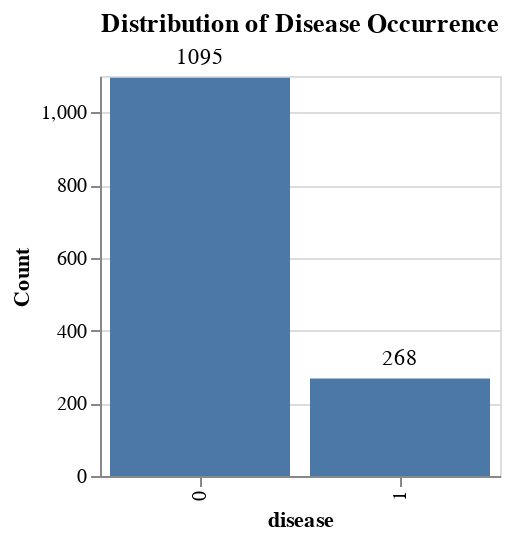

This figure's notebook cell:
### Markdown cell above
__'FRW' has 7 null values, 'CIG' has 1 null value, indicating missing data in these columns. The presence of null values in 'FRW' and 'CIG' suggests the need for handling missing data, either by filling in these gaps or excluding these entries.__

### Code cell
# 3. distribution of target feature
target_chart = alt.Chart(df).mark_bar().encode(
    x='disease:O',
    y=alt.Y('count():Q', axis=alt.Axis(title='Count')),
    text=alt.Text('count():Q')
).properties(
    height=200,
    width=200,
    title="Distribution of Disease Occurrence"
)

target_chart = target_chart + target_chart.mark_text(
    align='center',
    baseline='bottom',
    dy=-5
)

target_chart

### Figure 1 — Vega-Lite specification as saved in the notebook (floating-point values rounded to 4 significant figures; data arrays with more than 128 entries replaced by an {"elided": "..."} marker saying what was removed)
{"config": {"view": {"continuousWidth": 300, "continuousHeight": 300}}, "layer": [{"mark": {"type": "bar"}, "encoding": {"text": {"aggregate": "count", "type": "quantitative"}, "x": {"field": "disease", "type": "ordinal"}, "y": {"aggregate": "count", "axis": {"title": "Count"}, "type": "quantitative"}}, "title": "Distribution of Disease Occurrence"}, {"mark": {"type": "text", "align": "center", "baseline": "bottom", "dy": -5}, "encoding": {"text": {"aggregate": "count", "type": "quantitative"}, "x": {"field": "disease", "type": "ordinal"}, "y": {"aggregate": "count", "axis": {"title": "Count"}, "type": "quantitative"}}, "title": "Distribution of Disease Occurrence"}], "data": {"name": "data-7f6b33cb1273bec17589905ec24acafc"}, "height": 200, "width": 200, "$schema": "https://vega.github.io/schema/vega-lite/v5.15.1.json", "datasets": {"data-7f6b33cb1273bec17589905ec24acafc": {"elided": "1363 records"}}}
